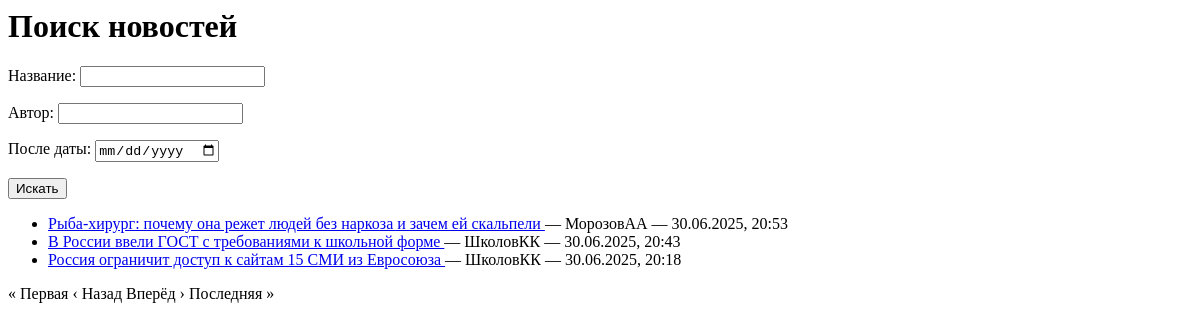
/news/news/search/, run on an earlier commit of the app's database.
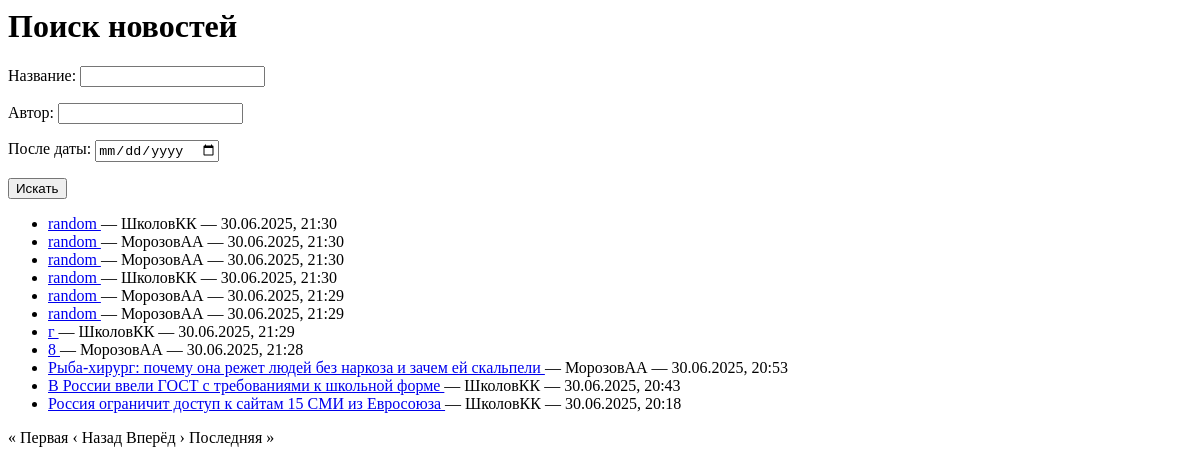
And on a later commit of the database.
### news/models.py (models this page shows, shortened)
class Post(models.Model):
    POST_TYPE_CHOICES = [
        ('article', 'Статья'),
        ('news', 'Новость'),
    ]
    author = models.ForeignKey(Author, on_delete=models.CASCADE)
    post_type = models.CharField(max_length=10, choices=POST_TYPE_CHOICES)
    created_at = models.DateTimeField(auto_now_add=True)
    categories = models.ManyToManyField(Category, through='PostCategory')
    title = models.CharField(max_length=200)
    content = models.TextField()
    rating = models.IntegerField(default=0)

class Author(models.Model):
    user = models.OneToOneField(User, on_delete=models.CASCADE)
    rating = models.IntegerField(default=0)

### news/views.py (the view)
# urls.py: path('news/search/', NewsSearchView.as_view(), name='news_search'),
class NewsSearchView(FilterView):
    model = Post
    template_name = 'news/news_search.html'
    context_object_name = 'filter'
    filterset_class = PostFilter
    paginate_by = 10
    def get_queryset(self):
        qs = super().get_queryset()
        return qs.filter(post_type='news').order_by('-created_at')
    def get_context_data(self, **kwargs):
        context = super().get_context_data(**kwargs)
        context['request'] = self.request
        return context

### news/templates/news/news_search.html (shortened to what this page needs)
<h1>Поиск новостей</h1>
<form method="get">
    {{ filter.form.as_p }}
    <button type="submit">Искать</button>
</form>
<ul>
  {% for news in filter.qs %}
    <li>
      <a href="{% url 'news_detail' news.pk %}">
        {{ news.title }}
      </a> — {{ news.author.user.username }} — {{ news.created_at|date:"d.m.Y, H:i" }}
    </li>
  {% empty %}
    <li>Ничего не найдено</li>
  {% endfor %}
</ul>
<div class="pagination">
    {% if filter.page_obj.has_previous %}
        <a href="?page=1{% if request.GET %}&{{ request.GET.urlencode }}{% endif %}">&laquo; Первая</a>
        <a href="?page={{ filter.page_obj.previous_page_number }}{% if request.GET %}&{{ request.GET.urlencode }}{% endif %}">&lsaquo; Назад</a>
    {% else %}
        <span>&laquo; Первая</span>
        <span>&lsaquo; Назад</span>
    {% endif %}
    {% if filter.page_obj.has_next %}
        <a href="?page={{ filter.page_obj.next_page_number }}{% if request.GET %}&{{ request.GET.urlencode }}{% endif %}">Вперёд &rsaquo;</a>
        <a href="?page={{ filter.paginator.num_pages }}{% if request.GET %}&{{ request.GET.urlencode }}{% endif %}">Последняя &raquo;</a>
    {% else %}
        <span>Вперёд &rsaquo;</span>
        <span>Последняя &raquo;</span>
    {% endif %}
</div>

What changed in the data, as far as the page shows it:
added Post: title "random", author.user.username "ШколовКК", created_at "30.06.2025, 21:30"
added Post: title "random", author.user.username "МорозовАА", created_at "30.06.2025, 21:30"
added Post: title "random", author.user.username "МорозовАА", created_at "30.06.2025, 21:30"
added Post: title "random", author.user.username "ШколовКК", created_at "30.06.2025, 21:30"
added Post: title "random", author.user.username "МорозовАА", created_at "30.06.2025, 21:29"
added Post: title "random", author.user.username "МорозовАА", created_at "30.06.2025, 21:29"
added Post: title "г", author.user.username "ШколовКК", created_at "30.06.2025, 21:29"
added Post: title "8", author.user.username "МорозовАА", created_at "30.06.2025, 21:28"
